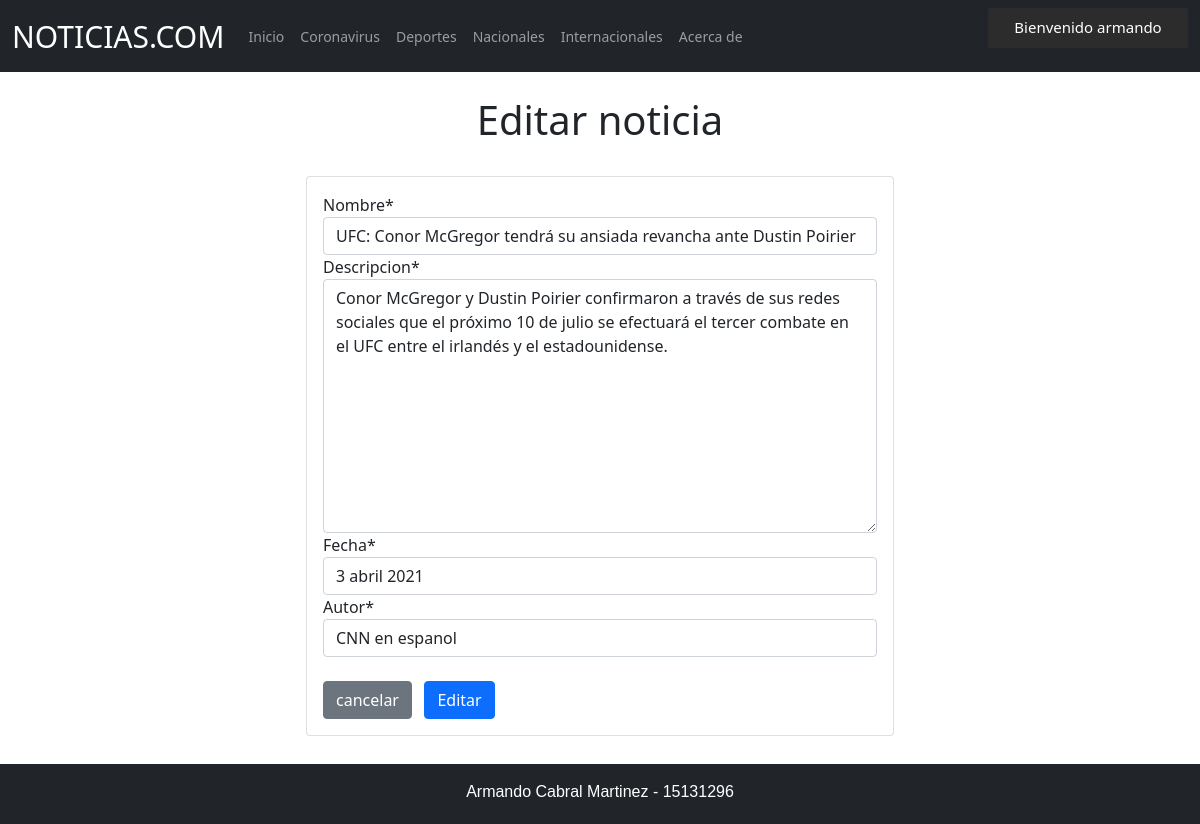
The page /modificarNoticia/1/ (signed in) on the database as committed earlier.
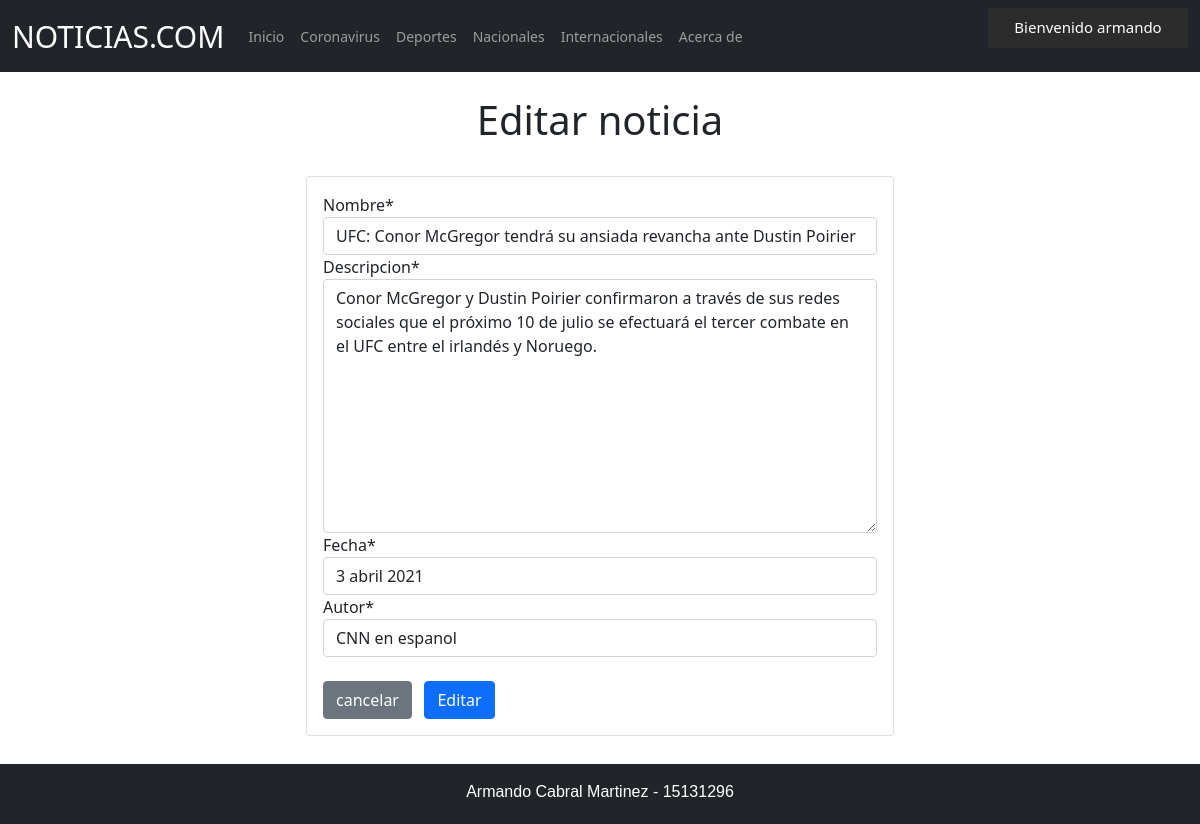
The same page on the database as committed later.
### noticias/models.py (models this page shows, shortened)
class deportes (models.Model):
	nombre = models.CharField(default = "",null=True,max_length = 200)
	descripcion = models.TextField(default = "",null=True,max_length = 200)
	fecha = models.CharField(default = "",null=True,max_length = 200)
	autor = models.CharField(default = "",null=True,max_length = 200)

### noticias/views.py (the view)
# urls.py: path('modificarNoticia/<id>/', modificarNoticia, name = 'modificarNoticia'),
@permission_required('noticias.change_deportes')
def modificarNoticia (request, id):
	noticia = get_object_or_404(deportes, id=id)
	data = {
		'form': noticiaForm(instance=noticia)
	}
	if request.method == 'POST':
		formulario = noticiaForm(data=request.POST, instance=noticia)
		if formulario.is_valid():
			formulario.save()
			return redirect(to='deportes')
		data['form'] = formulario
	return render (request, 'modificar.html', data)

### noticias/forms.py
class noticiaForm (forms.ModelForm):
	class Meta:
		model = internacionales
		fields = '__all__'

### noticias/templates/modificar.html (shortened to what this page needs)
{% extends 'base.html' %}
{% block content %}
{% load crispy_forms_tags %}
			<div class="row">
				<div class='col-12 col-md-6 offset-md-3'>
					<br>
					<center><h1>Editar noticia</h1></center>
					<br>
					<div class="card">
						<div class="card-body">
						<form method="post">
							{{ form | crispy }}
							<div class="d=flex justify-content-end">
								<br>
								<input type="reset" value="cancelar" class="btn btn-secondary">
								<input type="submit" value="Editar" class="btn btn-primary">
							</div>
						</form>
						</div>
					</div>
				</div>
			</div>
			<br><br>
{% endblock content %}

Rows that differ between the two databases and show on the page:
changed deportes "UFC: Conor McGregor tendrá su ansiada revancha ante Dustin Poirier": descripcion "…entre el irlandés y el estadounidense." → "…entre el irlandés y Noruego."
